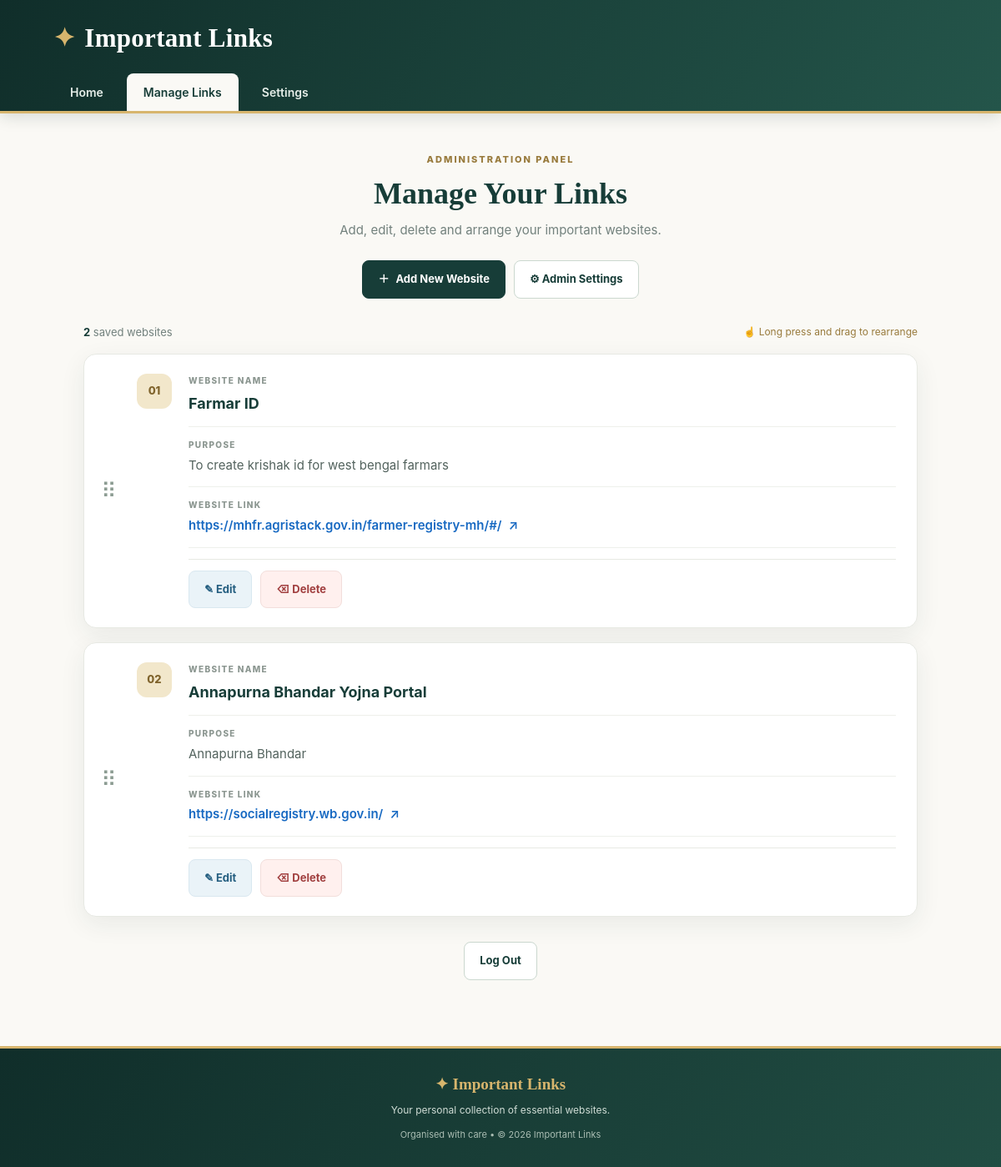
The page /dashboard (signed in) on the database its author committed.
### tables this page shows
CREATE TABLE links (
                id INTEGER PRIMARY KEY AUTOINCREMENT,
                website_name TEXT NOT NULL,
                purpose TEXT NOT NULL,
                website_url TEXT NOT NULL,
                position INTEGER NOT NULL DEFAULT 0,
                created_at TIMESTAMP DEFAULT CURRENT_TIMESTAMP
            );

### app.py (the view)
@app.route("/dashboard")
@admin_required
def dashboard():
    with get_db() as db:
        links = db.execute(
            "SELECT * FROM links ORDER BY position ASC, id ASC"
        ).fetchall()
    return render_template("dashboard.html", links=links)

### app.py (called while the page is built)
def get_db():
    db = sqlite3.connect(DATABASE)
    db.row_factory = sqlite3.Row
    db.execute("PRAGMA foreign_keys = ON")
    return db

def csrf_token():
    if "csrf_token" not in session:
        session["csrf_token"] = secrets.token_urlsafe(32)
    return session["csrf_token"]

@app.context_processor
def inject_globals():
    return {"csrf_token": csrf_token}

@app.before_request
def protect_post_requests():
    if request.method == "POST":
        submitted = (
            request.form.get("csrf_token")
            or (request.get_json(silent=True) or {}).get("csrf_token")
        )
        expected = session.get("csrf_token")
        if not expected or not submitted or not secrets.compare_digest(
            str(expected), str(submitted)
        ):
            abort(400, description="Invalid or expired security token. Refresh the page.")

def admin_required(view):
    @wraps(view)
    def wrapped(*args, **kwargs):
        if not session.get("admin_logged_in"):
            flash("Please log in to access the admin area.", "warning")
            return redirect(url_for("admin_login"))
        return view(*args, **kwargs)
    return wrapped

### templates/dashboard.html (shortened to what this page needs)
{% extends "base.html" %}
{% block content %}
<section class="page-heading admin-heading">
    <span class="eyebrow">ADMINISTRATION PANEL</span>
    <h1>Manage Your Links</h1>
    <p>Add, edit, delete and arrange your important websites.</p>
    <div class="dashboard-actions">
        <a href="{{ url_for('add_link') }}" class="btn btn-primary">
            <span>＋</span> Add New Website
        </a>
        <a href="{{ url_for('settings') }}" class="btn btn-outline">
            ⚙ Admin Settings
        </a>
    </div>
</section>
<div class="manage-toolbar">
    <span><strong>{{ links|length }}</strong> saved websites</span>
    {% if links %}
    <span class="drag-hint">☝ Long press and drag to rearrange</span>
    {% endif %}
</div>
{% if links %}
<div id="sortable-links" class="link-list admin-link-list"
     data-csrf="{{ csrf_token() }}">
    {% for link in links %}
    <article class="link-card admin-link-card" data-id="{{ link.id }}">
        <div class="drag-handle" title="Drag to reorder">⠿</div>
        <div class="link-number">{{ "%02d"|format(loop.index) }}</div>
        <div class="link-details">
            <section class="detail-section">
                <span class="detail-label">WEBSITE NAME</span>
                <h2>{{ link.website_name }}</h2>
            </section>
            <section class="detail-section">
                <span class="detail-label">PURPOSE</span>
                <p>{{ link.purpose }}</p>
            </section>
            <section class="detail-section">
                <span class="detail-label">WEBSITE LINK</span>
                <a class="website-link" href="{{ link.website_url }}"
                   target="_blank" rel="noopener noreferrer">
                    {{ link.website_url }} <span>↗</span>
                </a>
            </section>
            <div class="card-actions">
                <a class="btn btn-edit"
                   href="{{ url_for('edit_link', link_id=link.id) }}">✎ Edit</a>
                <form method="POST"
                      action="{{ url_for('delete_link', link_id=link.id) }}"
                      class="inline-form delete-form">
                    <button class="btn btn-delete" type="submit">⌫ Delete</button>
                </form>
            </div>
        </div>
    </article>
    {% endfor %}
</div>
{% endif %}
<div class="dashboard-bottom">
    <form method="POST" action="{{ url_for('logout') }}">
        <button type="submit" class="btn btn-outline">Log Out</button>
    </form>
</div>
{% endblock %}

### static/css/style.css (style rules this page uses)
:root { color-scheme: light; --navy: #173d38; --navy-deep: #102e2a; --gold: #d7b56d; --gold-light: #f2e7cb; --cream: #faf9f5; --white: #ffffff; --ink: #273b38; --muted: #72817d; --line: #e7e9e3; --blue: #1769c2; --green: #247b5b; --shadow: 0 9px 30px rgba(28, 56, 48, .075); --radius: 15px; }
* { box-sizing: border-box; }
html { min-height: 100%; background: var(--cream); scroll-behavior: smooth; }
body { margin: 0; min-height: 100vh; display: flex; flex-direction: column; font-family: -apple-system, BlinkMacSystemFont, "Segoe UI", Roboto, "Noto Sans", Arial, sans-serif; color: var(--ink); background: var(--cream); font-size: 15px; line-height: 1.65; }
a { text-decoration: none; }
.page-heading { margin: 0 auto 34px; text-align: center; }
.eyebrow { display: inline-block; color: #987a3c; font-size: 11px; font-weight: 800; letter-spacing: 2px; margin-bottom: 7px; }
.page-heading h1, .form-card h1, .empty-state h2 { color: var(--navy); font-family: Georgia, "Times New Roman", serif; font-size: clamp(27px, 5vw, 36px); line-height: 1.25; margin: 3px 0 9px; }
.page-heading p, .form-intro { color: var(--muted); margin: 0; }
.link-list { display: flex; flex-direction: column; gap: 17px; }
.link-card { position: relative; display: flex; gap: 20px; background: var(--white); border: 1px solid var(--line); border-radius: var(--radius); padding: 23px 25px; box-shadow: var(--shadow); transition: transform .2s ease, box-shadow .2s ease; min-width: 0; }
.link-number { display: flex; align-items: center; justify-content: center; flex: 0 0 42px; width: 42px; height: 42px; border-radius: 12px; background: var(--gold-light); color: #80642d; font-weight: 800; font-size: 13px; }
.link-details { flex: 1; min-width: 0; }
.detail-section { padding: 0 0 13px; margin: 0 0 13px; border-bottom: 1px solid #eef0eb; min-width: 0; }
.detail-label { display: block; color: #8b9690; font-size: 10px; letter-spacing: 1.35px; font-weight: 800; margin-bottom: 4px; }
.detail-section h2 { font-size: 18px; color: var(--navy); margin: 0; font-weight: 700; overflow-wrap: anywhere; }
.detail-section p { margin: 0; color: #53635e; overflow-wrap: anywhere; }
.website-link { display: inline-flex; gap: 8px; align-items: center; color: var(--blue); font-weight: 600; overflow-wrap: anywhere; word-break: break-word; }
.btn { display: inline-flex; justify-content: center; align-items: center; gap: 8px; padding: 11px 18px; border: 1px solid transparent; border-radius: 8px; font: inherit; font-size: 13px; font-weight: 700; cursor: pointer; transition: .2s ease; }
.btn-primary { color: white; background: var(--navy); border-color: var(--navy); }
.btn-outline { color: var(--navy); background: white; border-color: #cbd8cf; }
.form-actions, .dashboard-actions, .card-actions { display: flex; flex-wrap: wrap; align-items: center; gap: 10px; }
.admin-heading { margin-bottom: 30px; }
.dashboard-actions { justify-content: center; margin-top: 23px; }
.manage-toolbar { display: flex; align-items: center; justify-content: space-between; flex-wrap: wrap; gap: 10px; margin-bottom: 15px; color: var(--muted); font-size: 13px; }
.manage-toolbar strong { color: var(--navy); }
.drag-hint { color: #987a3c; font-size: 12px; }
.admin-link-card { padding-left: 16px; }
.drag-handle { display: flex; align-items: center; justify-content: center; width: 27px; flex: 0 0 27px; color: #8c9c92; font-size: 25px; cursor: grab; touch-action: none; user-select: none; }
.card-actions { border-top: 1px solid var(--line); padding-top: 13px; margin-top: 12px; }
.btn-edit { color: #245e80; background: #eaf3f8; border-color: #d9e8f0; }
.btn-delete { color: #a13f3f; background: #fff0ee; border-color: #f2dedb; }
.inline-form { display: inline-flex; }
.dashboard-bottom { display: flex; justify-content: center; margin-top: 30px; }

### rows shown on the page
links: index "01", website_name "Farmar ID", purpose "To create krishak id for west bengal farmars", website_url "https://mhfr.agristack.gov.in/farmer-registry-mh/#/"
links: index "02", website_name "Annapurna Bhandar Yojna Portal", purpose "Annapurna Bhandar", website_url "https://socialregistry.wb.gov.in/"

### other values the page prints
{{ links|length }} "2"
{{ 2026 }} "2026"
